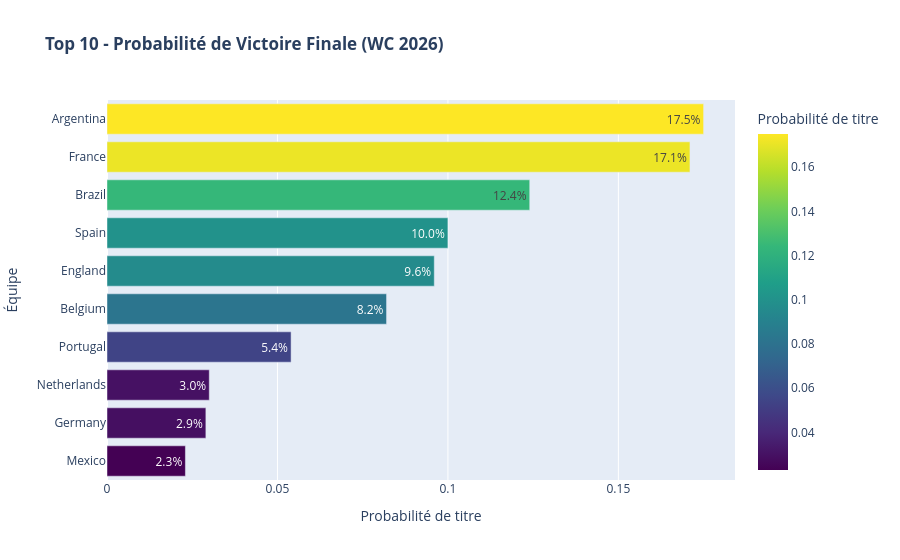

The cell this chart's notebook holds for it:
### Code cell
fig_win = px.bar(
    df_top.head(10),
    x="win_prob",
    y="team",
    orientation='h',
    title="<b>Top 10 - Probabilité de Victoire Finale (WC 2026)</b>",
    labels={"win_prob": "Probabilité de titre", "team": "Équipe"},
    color="win_prob",
    color_continuous_scale="Viridis",
    text_auto='.1%'
)
fig_win.update_layout(yaxis={'categoryorder':'total ascending'}, showlegend=False)
fig_win.show()

### Figure 1 — Plotly figure (JSON) as saved in the notebook; plotly's stock layout.template omitted (floating-point values rounded to 4 significant figures)
{"data": [{"hovertemplate": "Probabilité de titre=%{marker.color}<br>Équipe=%{y}<extra></extra>", "legendgroup": "", "marker": {"color": [0.175, 0.171, 0.124, 0.1, 0.096, 0.082, 0.054, 0.03, 0.029, 0.023], "coloraxis": "coloraxis", "pattern": {"shape": ""}}, "name": "", "orientation": "h", "showlegend": false, "textposition": "auto", "texttemplate": "%{x:.1%}", "type": "bar", "x": [0.175, 0.171, 0.124, 0.1, 0.096, 0.082, 0.054, 0.03, 0.029, 0.023], "xaxis": "x", "y": ["Argentina", "France", "Brazil", "Spain", "England", "Belgium", "Portugal", "Netherlands", "Germany", "Mexico"], "yaxis": "y"}], "layout": {"barmode": "relative", "coloraxis": {"colorbar": {"title": {"text": "Probabilité de titre"}}, "colorscale": [[0, "#440154"], [0.1111, "#482878"], [0.2222, "#3e4989"], [0.3333, "#31688e"], [0.4444, "#26828e"], [0.5556, "#1f9e89"], [0.6667, "#35b779"], [0.7778, "#6ece58"], [0.8889, "#b5de2b"], [1, "#fde725"]]}, "legend": {"tracegroupgap": 0}, "showlegend": false, "title": {"text": "<b>Top 10 - Probabilité de Victoire Finale (WC 2026)</b>"}, "xaxis": {"anchor": "y", "domain": [0, 1], "title": {"text": "Probabilité de titre"}}, "yaxis": {"anchor": "x", "categoryorder": "total ascending", "domain": [0, 1], "title": {"text": "Équipe"}}}}
